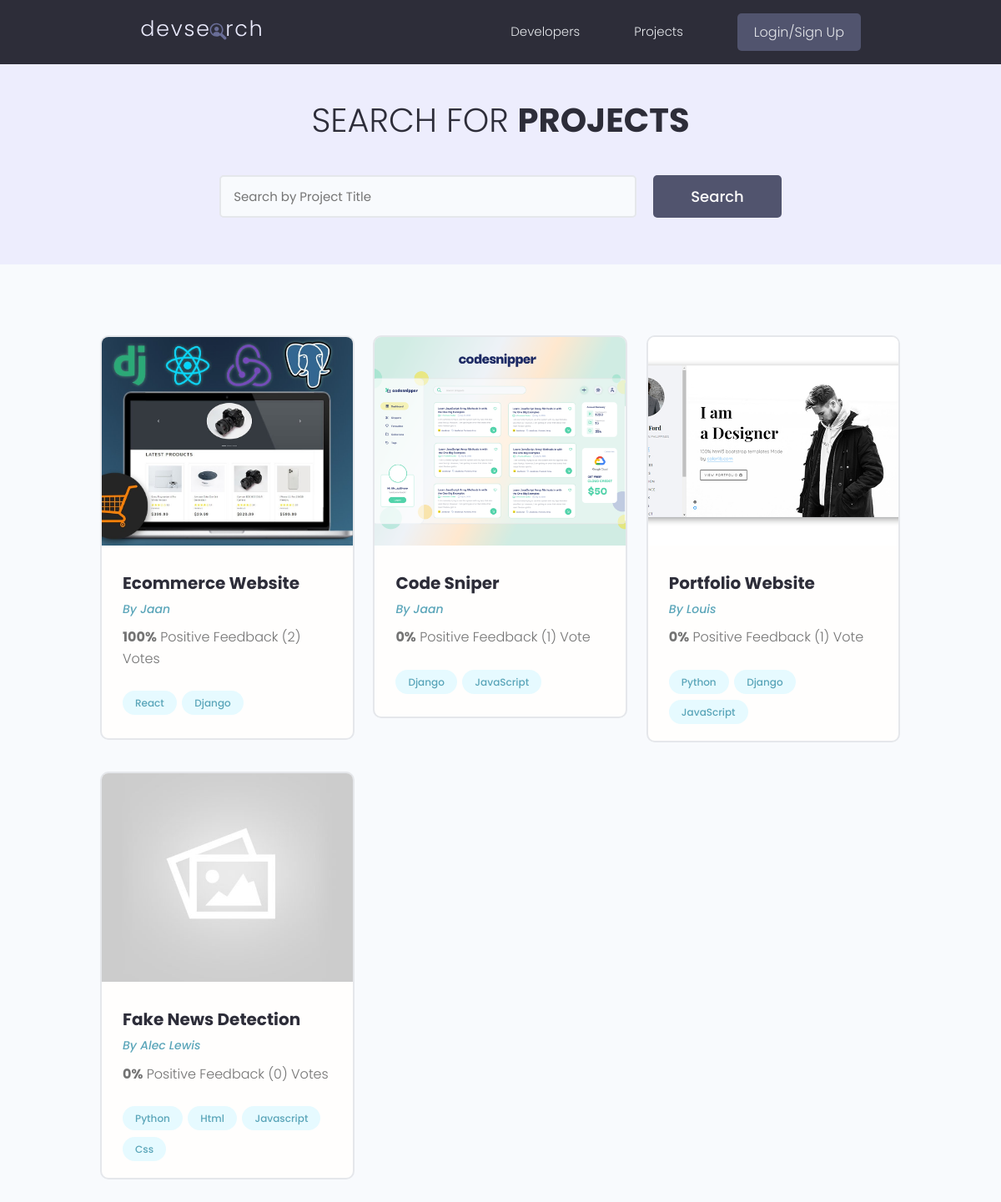
/projects/, run on the app's committed database.
### projects/models.py (models this page shows, shortened)
class Project(models.Model):
    owner = models.ForeignKey(
        Profile, null=True, blank=True, on_delete=models.CASCADE)
    title = models.CharField(max_length=200)
    description = models.TextField(null=True, blank=True)
    featured_image = models.ImageField(
        null=True, blank=True, default="default.jpg")
    demo_link = models.CharField(max_length=2000, null=True, blank=True)
    source_link = models.CharField(max_length=2000, null=True, blank=True)
    tags = models.ManyToManyField('Tag', blank=True)
    vote_total = models.IntegerField(default=0, null=True, blank=True)
    vote_ratio = models.IntegerField(default=0, null=True, blank=True)
    created = models.DateTimeField(auto_now_add=True)
    id = models.UUIDField(default=uuid.uuid4, unique=True,
                          primary_key=True, editable=False)
    class Meta:
        ordering = ['-vote_ratio', '-vote_total', 'title']
    @property
    def imageURL(self):
        try:
            url = self.featured_image.url
        except:
            url = ''
        return url

class Tag(models.Model):
    name = models.CharField(max_length=200)
    created = models.DateTimeField(auto_now_add=True)
    id = models.UUIDField(default=uuid.uuid4, unique=True,
                          primary_key=True, editable=False)
    def __str__(self):
        return self.name

### users/models.py (models this page shows, shortened)
class Profile(models.Model):
    user = models.OneToOneField(
        User, on_delete=models.CASCADE, null=True, blank=True)
    name = models.CharField(max_length=200, blank=True, null=True)
    email = models.EmailField(max_length=500, blank=True, null=True)
    username = models.CharField(max_length=200, blank=True, null=True)
    location = models.CharField(max_length=200, blank=True, null=True)
    short_intro = models.CharField(max_length=200, blank=True, null=True)
    bio = models.TextField(blank=True, null=True)
    profile_image = models.ImageField(
        null=True, blank=True, upload_to='profiles/', default="profiles/user-default.png")
    social_github = models.CharField(max_length=200, blank=True, null=True)
    social_twitter = models.CharField(max_length=200, blank=True, null=True)
    social_linkedin = models.CharField(max_length=200, blank=True, null=True)
    social_youtube = models.CharField(max_length=200, blank=True, null=True)
    social_website = models.CharField(max_length=200, blank=True, null=True)
    created = models.DateTimeField(auto_now_add=True)
    id = models.UUIDField(default=uuid.uuid4, unique=True,
                          primary_key=True, editable=False)
    class Meta:
        ordering = ['created']

### projects/views.py (the view)
# urls.py: path('projects/', views.getProjects),
def projects(request):
    projects, search_query = searchProjects(request)
    custom_range, projects = paginateProjects(request, projects, 6)
    context = {'projects': projects,
               'search_query': search_query, 'custom_range': custom_range}
    return render(request, 'projects/projects.html', context)

### projects/utils.py (called while the page is built)
def paginateProjects(request, projects, results):
    page = request.GET.get('page')
    paginator = Paginator(projects, results)
    try:
        projects = paginator.page(page)
    except PageNotAnInteger:
        page = 1
        projects = paginator.page(page)
    except EmptyPage:
        page = paginator.num_pages
        projects = paginator.page(page)
    leftIndex = (int(page) - 4)
    if leftIndex < 1:
        leftIndex = 1
    rightIndex = (int(page) + 5)
    if rightIndex > paginator.num_pages:
        rightIndex = paginator.num_pages + 1
    custom_range = range(leftIndex, rightIndex)
    return custom_range, projects

def searchProjects(request):
    search_query = ''
    if request.GET.get('search_query'):
        search_query = request.GET.get('search_query')
    tags = Tag.objects.filter(name__icontains=search_query)
    projects = Project.objects.distinct().filter(
        Q(title__icontains=search_query) |
        Q(description__icontains=search_query) |
        Q(owner__name__icontains=search_query) |
        Q(tags__in=tags)
    )
    return projects, search_query

### projects/templates/projects/projects.html (shortened to what this page needs)
{% extends 'main.html' %}
{% block content %}
<main class="projects">
    <section class="hero-section text-center">
        <div class="container container--narrow">
            <div class="hero-section__box">
                <h2>Search for <span>Projects</span></h2>
            </div>
            <div class="hero-section__search">
                <form id='searchForm' class="form" action="{% url 'projects' %}" method="get">
                    <div class="form__field">
                        <input class="input input--text" id="formInput#search" type="text" name="search_query"
                            placeholder="Search by Project Title" value="{{search_query}}" />
                    </div>
                    <input class="btn btn--sub btn--lg" type="submit" value="Search" />
                </form>
            </div>
        </div>
    </section>
    <section class="projectsList">
        <div class="container">
            <div class="grid grid--three">
                {% for project in projects %}
                <div class="column">
                    <div class="card project">
                        <a href="{% url 'project' project.id %}" class="project">
                            <img class="project__thumbnail" src="{{project.imageURL}}" alt="project thumbnail" />
                            <div class="card__body">
                                <h3 class="project__title">{{project.title}}</h3>
                                <p><a class="project__author" href="{% url 'user-profile' project.owner.id %}">By
                                        {{project.owner.name}}</a>
                                </p>
                                <p class="project--rating">
                                    <span style="font-weight: bold;">{{project.vote_ratio}}%</span> Positive
                                    Feedback ({{project.vote_total}}) Vote{{project.vote_total|pluralize:"s"}}
                                </p>
                                <div class="project__tags">
                                    {% for tag in project.tags.all %}
                                    <span class="tag tag--pill tag--main">
                                        <small>{{tag}}</small>
                                    </span>
                                    {% endfor %}
                                </div>
                            </div>
                        </a>
                    </div>
                </div>
                {% endfor %}
            </div>
        </div>
    </section>
</main>
{% endblock %}

### templates/main.html (shortened to what this page needs)
<!DOCTYPE html>
{% load static %}
<html>
<head>
    <link rel="stylesheet" href="https://cdn.iconmonstr.com/1.3.0/css/iconmonstr-iconic-font.min.css" />
    <link rel="stylesheet" href="{% static 'uikit/styles/uikit.css' %}" />
    <link rel="stylesheet" href="{% static 'styles/app.css' %}" />
</head>
<body>
    {% include 'navbar.html' %}
    {% block content %}
    {% endblock content %}
</body>
</html>

### templates/navbar.html (shortened to what this page needs)
{% load static %}
<header class="header">
    <div class="container container--narrow">
        <a href="{% url 'profiles' %}" class="header__logo">
            <img src="{% static 'images/logo.svg' %} " alt="DevSearch Logo" />
        </a>
        <nav class="header__nav">
            <ul class="header__menu">
                <li class="header__menuItem"><a href="{% url 'profiles' %}">Developers</a></li>
                <li class="header__menuItem"><a href="{% url 'projects' %}">Projects</a></li>
                {% if request.user.is_authenticated %}
                <li class="header__menuItem"><a href="{% url 'inbox' %}">Inbox</a></li>
                <li class="header__menuItem"><a href="{% url 'account' %}">Account</a></li>
                <li class="header__menuItem"><a href="{% url 'logout' %}" class="btn btn--sub">Logout</a></li>
                {% else %}
                <li class="header__menuItem"><a href="{% url 'login' %}" class="btn btn--sub">Login/Sign Up</a></li>
                {% endif %}
            </ul>
        </nav>
    </div>
</header>

### static/styles/app.css (style rules this page uses)
:root { --color-sub: #2d2d39; }
.btn--sub { background-color: var(--color-sub-light); }
.card { border: 2px solid var(--color-light); }
img { width: 100%; }
.header { position: sticky; z-index: 111; background-color: var(--color-sub); padding: 1.5rem 0; }
.header > .container { display: flex; justify-content: space-between; align-items: center; }
.header__logo > img { height: 3.8rem; }
.header__nav > ul { display: inline-flex; align-items: center; list-style: none; gap: 6.5rem; }
.header__menuItem > a { color: var(--color-light); font-weight: 300; }
.hero-section { height: 40vh; display: flex; align-items: center; background-color: var(--color-sub); }
.hero-section__box { margin-bottom: 4rem; }
.hero-section__box > h2, .hero-section__box > h2 > span { font-size: 4rem; color: var(--color-light); line-height: 1.3; text-transform: uppercase; }
.hero-section__box > h2 { font-weight: 300; }
.hero-section__box > h2 > span { font-weight: 700; }
.hero-section__search > .form { display: flex; align-items: center; justify-content: center; gap: 2rem; }
.hero-section__search > .form input.input--text { width: 50rem; }
.project__author { font-size: 1.4rem; font-style: italic; }
.project--rating { margin-bottom: 1.6em; margin-top: .5em; }
.projects > .hero-section { background: var(--color-sub-lighter); height: 30vh; }
.projects .hero-section__box { margin-bottom: 2.5rem; }
.projects .hero-section__box > h2 { color: var(--color-sub); }
.projects .hero-section__box > h2 > span { font-weight: 700; color: var(--color-sub); }
.projectsList { margin-top: 8rem; }
.project__thumbnail { height: 25rem; object-fit: cover; object-position: top center; }
.project__title { font-size: 2rem; font-weight: 700; color: var(--color-sub); }

### static/uikit/styles/modules/_variables.css (style rules this page uses)
:root { --color-main: #5aa5b9; --color-main-light: #e6faff; --color-sub: #3f4156; --color-sub-light: #51546e; --color-sub-lighter: #ededfd; --color-text: #737373; --color-gray: #8b8b8b; --color-light: #e5e7eb; --color-light-gray: #767676; --color-bg: #f8fafd; --color-white: #fffefd; --color-white-light: #f3f3f3; --color-success: #359e64; --color-success-bg: #def8e8; --color-error: #fc4b0b; --color-error-bg: #fff2ee; --font-base: 'Poppins', arial, helvetica, 'Segoe UI', roboto, ubuntu, sans-serif; --font-monospace: 'Fira Code', 'Courier New', courier, monospace; --font-regular: 300; --font-medium: 500; --font-bold: 700; --generic-shadow: 1px 1px 5px #00000010; --generic-transition: all 0.3s ease-in-out; }

### static/uikit/styles/modules/_base.css (style rules this page uses)
* { margin: 0; padding: 0; box-sizing: border-box; text-rendering: optimizeLegibility; color: inherit; font-size: inherit; }
html { font-size: 50%; }
@media only screen and (min-width: 480px) { html { font-size: 56.25%; } }
@media only screen and (min-width: 1200px) { html { font-size: 62.5%; } }
body { line-height: 1.6; font-weight: 400; font-size: 1.5rem; color: var(--color-text); background-color: var(--color-bg); min-height: 100vh; }

### static/uikit/styles/modules/_typography.css (style rules this page uses)
* { font-family: var(--font-base); }
h2 { font-size: 3.6rem; font-weight: var(--font-bold); }
h3 { font-size: 3.2rem; font-weight: var(--font-medium); }
p, span, strong { font-size: 1.6rem; color: var(--color-text); font-weight: var(--font-regular); }
a { padding-bottom: 2px; text-decoration: none; display: inline-block; color: var(--color-main); font-weight: var(--font-medium); }

### static/uikit/styles/modules/_utilities.css (style rules this page uses)
.container { width: 92%; max-width: 165rem; margin: 0 auto; box-sizing: border-box; }
.container--narrow { width: 92%; max-width: 120rem; }
@media screen and (min-width: 1000px) { .container { width: 90%; } }
@media screen and (min-width: 1000px) { .container--narrow { width: 85%; } }
@media screen and (min-width: 1200px) { .container { width: 80%; } }
@media screen and (min-width: 1200px) { .container--narrow { width: 72%; } }
.text-center { text-align: center; }

### static/uikit/styles/modules/_button.css (style rules this page uses)
.btn { display: inline-block; position: relative; cursor: pointer; background-color: var(--color-light); font-weight: var(--font-medium); color: var(--color-sub); text-decoration: none; padding: 1rem 2rem; border-radius: 0.5rem; border: none; width: -webkit-fit-content; width: -moz-fit-content; width: fit-content; height: -webkit-fit-content; height: -moz-fit-content; height: fit-content; font-size: 1.6rem; outline-width: 0; outline-color: transparent; -webkit-backface-visibility: hidden; backface-visibility: hidden; transition: all 0.3s ease-in-out; }
.btn--sub { background-color: var(--color-sub); color: var(--color-white); }
.btn--lg { font-size: 1.8rem; padding: 1.2rem 4.5rem; }

### data on the page
Project: imageURL (picture), title "Ecommerce Website", owner.name "Jaan", vote_ratio "100", vote_total "2"
Tag: name "React"
Tag: name "Django"
Project: imageURL (picture), title "Code Sniper", owner.name "Jaan", vote_ratio "0", vote_total "1"
Tag: name "JavaScript"
Project: imageURL (picture), title "Portfolio Website", owner.name "Louis", vote_ratio "0", vote_total "1"
Tag: name "Python"
Project: imageURL (placeholder picture), title "Fake News Detection", owner.name "Alec Lewis", vote_ratio "0", vote_total "0"
Tag: name "Html"
Tag: name "Javascript"
Tag: name "Css"
